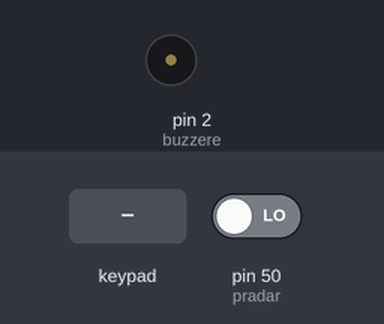
A sketch run on a simulated Arduino Mega 2560, built with avr-gcc and run on an emulated ATmega2560. On the bench: buzzer (waves = sounding). The test bench sets the inputs (shaded band); at power-on: pin 50 (pradar) LOW. What the sketch prints to the serial monitor is not drawn.

Above: at 1.2 s.
1.3 s: keypad keys 1 1 1 0 9 8 pressed 0.4 s apart
At 3.1 s:
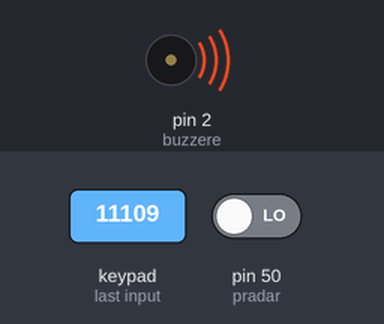
5.2 s: key 'A' pressed
6.7 s: key 'B' pressed
8.2 s: keypad keys 1 9 8 8 pressed 0.4 s apart
At 10.8 s:
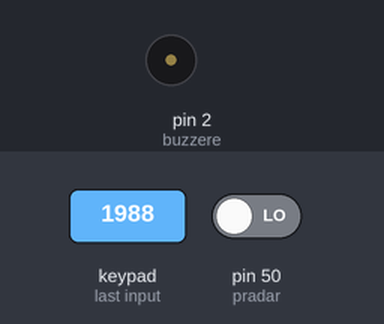
11.3 s: pin 50 (pradar) driven HIGH
At 11.9 s:
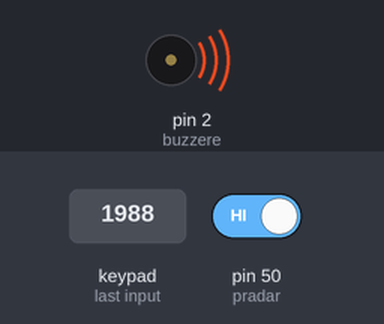
12.8 s: key 'C' pressed
Timing chart, 0 to 15.3 s (numbered marks = the images above; inputs shaded):
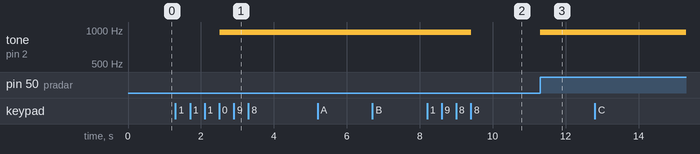

Measured:
- after the input at 1.3 s, tone on pin 2 (buzzere): silent → 959 Hz after 1.2 s
- after the input at 5.2 s, every drawn part: stays the same
- after the input at 6.7 s, every drawn part: stays the same
- after the input at 8.2 s, tone on pin 2 (buzzere): 959 Hz → silent after 1.2 s
- after the input at 11.3 s, tone on pin 2 (buzzere): silent → 959 Hz at once
- after the input at 12.8 s, every drawn part: stays the same

The sketch:

PRACTICA_5.4.ino
```cpp
/*BRYAN KUNCE 2022096 EB5BM*/
#include <Keypad.h>//PONEMOS LA LIBRERIA DEL TECLADO

const int FILAS = 4;
const int COLUMNAS= 4;
char keys[FILAS][COLUMNAS]={// SE PONE EL ARREGLO
  {'1','2','3','A'},
  {'4','5','6','B'},
  {'7','8','9','C'},
  {'*','0','#','D'}
};
byte pinesFila[FILAS]={11,10,9,8};//DESIGNAMOS LOS PINES PARA EL TECLADO TANTO DE LAS FILAS COMO DE LAS COLUMNAS
byte pinesColumna[COLUMNAS]={7,6,5,4};


Keypad teclado=Keypad(makeKeymap(keys), pinesFila, pinesColumna,FILAS,COLUMNAS);

char teclaPrecionada;

char pass[5]="1988"; //Poner en el arreglo 1 posicion mas a la que tendra la contraseña correcta
char ingresaPass[5]; // tiene que tener el mismo tamaño del arreglo de la contraseña correcta
int indice=0;
int pradar = 50;
int buzzere = 2;
#define buzzeron();tone(buzzere,959)
#define buzzeroff();noTone(buzzere)
#define retraso()delay(10)


void setup()
{
	Serial.begin(9600);
  pinMode(pradar,INPUT)
  buzzeron();
  buzzeroff();
}


void loop()
{
  teclaPrecionada=teclado.getKey(); //detecta que en el teclado se pulso un boton
  if(teclaPrecionada){
    ingresaPass[indice]=teclaPrecionada; // le asigna lo que ingresamos a el arreglo que va a ser comparado
    indice++; //cambiara la posicion del arreglo para poder asignar los caracteres
    Serial.print(teclaPrecionada);
  }
int Smo = digitalRead(pradar);

if (Smo == HIGH)
{
buzzeron();
}


  if(indice==4){ //cuando se llegue al limite del arreglo verificara si esta correcta o no la contraseña
    if(strcmp(pass,ingresaPass)==0){ //Verifica que la contraseña esta correcta
      Serial.println(" Todo en orden ");
      buzzeroff();
    }
    else{
      Serial.println(" Movimiento sospechoso");
      buzzeron();
    }
    indice=0;//FINALIZA EL PROGRAMA
  }
}
```
